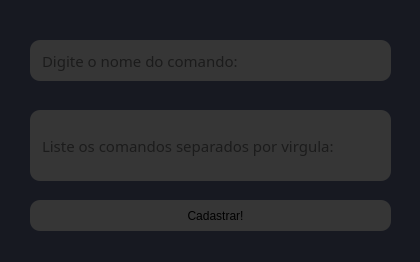
<?xml version="1.0" encoding="UTF-8"?>
<ui version="4.0">
 <class>MainWindow</class>
 <widget class="QMainWindow" name="MainWindow">
  <property name="geometry">
   <rect>
    <x>0</x>
    <y>0</y>
    <width>420</width>
    <height>262</height>
   </rect>
  </property>
  <property name="windowTitle">
   <string>MainWindow</string>
  </property>
  <property name="styleSheet">
   <string notr="true">background-color: rgb(23, 25, 33);</string>
  </property>
  <widget class="QWidget" name="centralwidget">
   <widget class="QLineEdit" name="lineEdit">
    <property name="geometry">
     <rect>
      <x>30</x>
      <y>40</y>
      <width>361</width>
      <height>41</height>
     </rect>
    </property>
    <property name="font">
     <font>
      <family>Century Gothic</family>
      <pointsize>11</pointsize>
     </font>
    </property>
    <property name="styleSheet">
     <string notr="true">background-color: rgb(54, 54, 54);
border-radius:10px;
padding-left: 10px;
</string>
    </property>
    <property name="placeholderText">
     <string>Digite o nome do comando:</string>
    </property>
   </widget>
   <widget class="QLineEdit" name="lineEdit_2">
    <property name="geometry">
     <rect>
      <x>30</x>
      <y>110</y>
      <width>361</width>
      <height>71</height>
     </rect>
    </property>
    <property name="font">
     <font>
      <family>Century Gothic</family>
      <pointsize>11</pointsize>
     </font>
    </property>
    <property name="styleSheet">
     <string notr="true">background-color: rgb(54, 54, 54);
border-radius:10px;
padding-left: 10px;
</string>
    </property>
    <property name="placeholderText">
     <string>Liste os comandos separados por virgula:</string>
    </property>
   </widget>
   <widget class="QPushButton" name="pushButton">
    <property name="geometry">
     <rect>
      <x>30</x>
      <y>200</y>
      <width>361</width>
      <height>31</height>
     </rect>
    </property>
    <property name="styleSheet">
     <string notr="true">background-color: rgb(54, 54, 54);
border-radius:10px;
padding-left: 10px;</string>
    </property>
    <property name="text">
     <string>Cadastrar!</string>
    </property>
   </widget>
  </widget>
  <widget class="QStatusBar" name="statusbar"/>
 </widget>
 <resources/>
 <connections/>
</ui>
